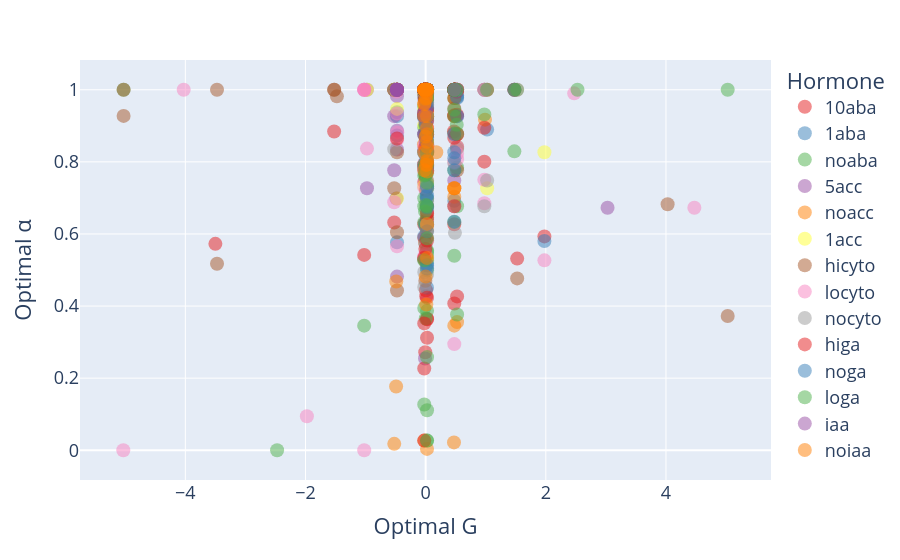

The cell this chart's notebook holds for it:
### Code cell
fig = px.scatter(
    hormone_df,
    x="best_G",
    y="min_alpha",
    color=hormone_df["hormone"].astype(str),
    hover_name="arbor name",
    opacity=0.5,
    color_discrete_sequence=px.colors.qualitative.Set1,
)

fig.update_traces(marker=dict(size=14))
fig.update_layout(
    font=dict(size=18),
    legend_title_text="Hormone",
    xaxis_title="Optimal G",
    yaxis_title="Optimal α",
    showlegend=True
)

fig.show()
fig.write_html("docs/Optimal_G_alpha_hormone.html")
